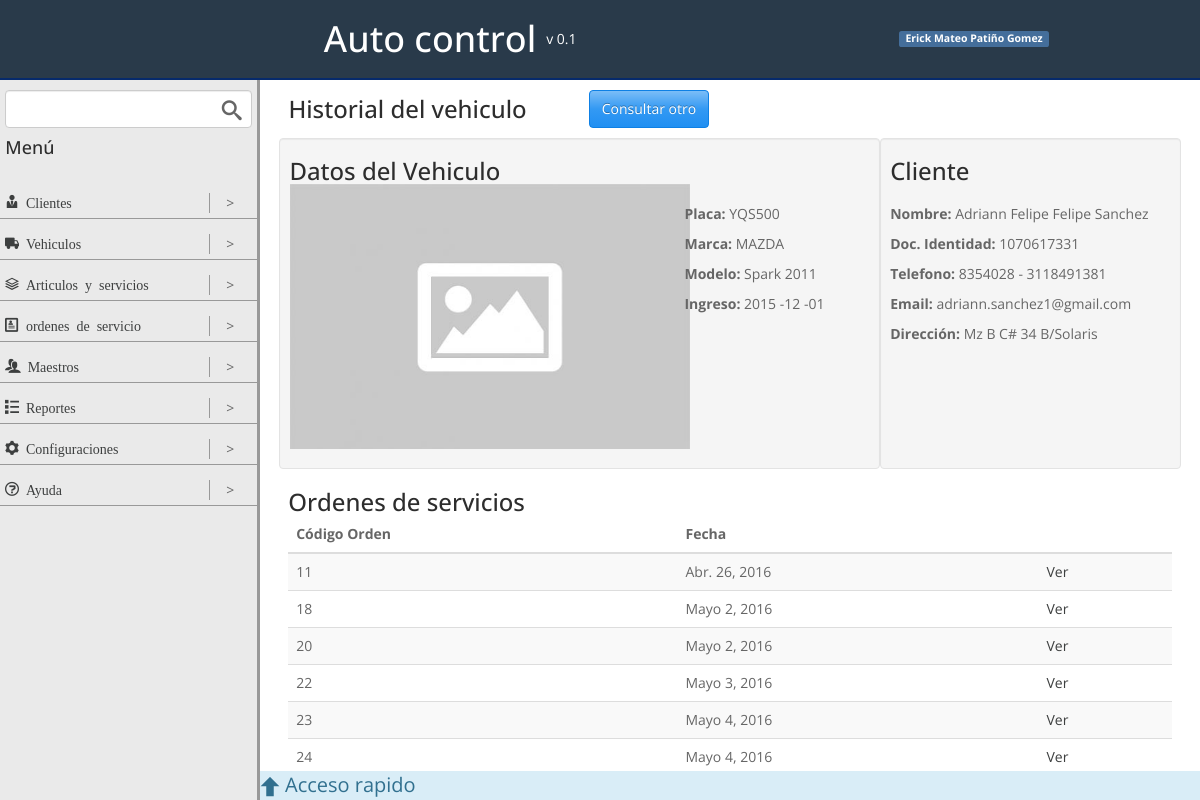
The page /historial/YQS500/ on the database its author committed.
### vehiculos/models.py (models this page shows, shortened)
class vehiculoModel(models.Model):
	placa = models.CharField(max_length=10, primary_key=True, null=False, blank=False)
	cilindraje = models.IntegerField(null=True, blank=True)
	marca = models.ForeignKey(MarcaModel, null=True, blank=True)
	tipo = models.ForeignKey(tipoVehiculoModel, null=True, blank=True)
	cliente = models.ForeignKey(clienteModel, null=False, blank=False)
	foto = models.ImageField(upload_to = 'img/vehiculo/', default = 'img/none.jpg')

class MarcaModel(models.Model):
	marca = models.CharField(max_length=50)
	def __str__(self):
		return u'%s' % (self.marca)

### clientes/models.py (models this page shows, shortened)
class clienteModel(models.Model):
	nombre = models.CharField(max_length=35)
	apellido = models.CharField(max_length=35)
	documento = models.CharField(max_length=20)
	telefono = models.CharField(max_length=20, blank=True, null=True)
	celular = models.CharField(max_length=50)
	direccion = models.CharField(max_length=50, blank=True, null=True)
	email = models.EmailField(blank=True, null=True)
	def __str__(self):
		return u'%s %s' % (self.nombre, self.apellido)

### ordenes_servicios/models.py (models this page shows, shortened)
class ordenServicioModel(models.Model):
	vehiculo = models.ForeignKey(vehiculoModel,null=False,blank=False)
	fecha = models.DateField(null=False,blank=False,default=datetime.now)
	state = models.PositiveIntegerField(default = 1)

### vehiculos/views.py (the view)
# urls.py: url(r'^historial/(?P<pk>[\w\-]+)/$', vehiculoDetail.as_view(), name = 'detail_vehiculo'),
class vehiculoDetail(DetailView):
	template_name = 'detail_vehiculo.html'
	model = vehiculoModel
	context_object_name = 'vehiculo'
	def get_context_data(self, **kwargs):
		context = super(vehiculoDetail, self).get_context_data(**kwargs)
		context["ordenes_servicios"] = self.get_ordenes_servicios()
		return context
	def get_ordenes_servicios(self):
		vehiculo = self.object
		ordenesServicios = ordenServicioModel.objects.filter(vehiculo=vehiculo)
		return ordenesServicios

### vehiculos/templates/detail_vehiculo.html (shortened to what this page needs)
{% extends "base.html" %}
{% load staticfiles %}
{% block contentViewTitle %}
	<div class="col-4">
		<h3>Historial del vehiculo</h3>
	</div>
	<div class="col-8">
		<a href="{% url 'historial' %}" class="btn btn-info">Consultar otro</a>
	</div>
{% endblock contentViewTitle %}
{% block content %}
	<div class="row">
		<div class="well col-8">
			<h3>Datos del Vehiculo</h3>
			<div class="row">
				<div class="col-8">
					<figure>
						<img src="{% static vehiculo.foto %}" width="400px">
					</figure>
				</div>
				<div class="col-4">
					<br>
					<p><strong>Placa: </strong>{{ vehiculo.placa }}</p>
					<p><strong>Marca: </strong>{{ vehiculo.marca }}</p>
					<p><strong>Modelo:</strong> Spark 2011</p>
					<p><strong>Ingreso:</strong> 2015 -12 -01</p>
				</div>
			</div>
		</div>
		<div class="well col-4">
			<h3>Cliente</h3>
			<br>
			<p><strong>Nombre: </strong>{{ vehiculo.cliente }} </p>
			<p><strong>Doc. Identidad: </strong>{{ vehiculo.cliente.documento}}</p>
			<p><strong>Telefono: </strong>{{ vehiculo.cliente.telefono }} - {{ vehiculo.cliente.celular }}</p>
			<p><strong>Email: </strong>{{ vehiculo.cliente.email }}</p>
			<p><strong>Dirección: </strong>{{ vehiculo.cliente.direccion }}</p>
		</div>
	</div>
	<h3>Ordenes de servicios</h3>
	{% if ordenes_servicios %}
		<table class="table table-striped table-hover ">
			<thead>
				<tr>
					<th>Código Orden</th>
					<th>Fecha</th>
					<th></th>
				</tr>
			</thead>
			<tbody>
				{% for orden in ordenes_servicios %}
						<tr>
							<td>{{ orden.id }}</td>
							<td>{{ orden.fecha }}</td>
							<td>
								<a href="{% url 'detalle_orden_servicio' orden.pk %}" target="_blank">
									Ver
								</a>
							</td>
						</tr>
				{% endfor %}
			</tbody>
		</table>
	{% else %}
	<div class="alert alert-info" role="alert">
		<h4 class="icon-notification">&nbsp;Este auto aún no tiene ordenes de servicio</h4>
	</div>
	{% endif %}
{% endblock content %}

### static/css/styles.css (style rules this page uses)
.row { box-sizing:border-box;display:-webkit-flex;display:-ms-flexbox;display:-webkit-box;display:flex;-webkit-flex:0 1 auto;-ms-flex:0 1 auto;-webkit-box-flex:0;flex:0 1 auto;-webkit-flex-direction:row;-ms-flex-direction:row;-webkit-box-orient:horizontal;-webkit-box-direction:normal;flex-direction:row;-webkit-flex-wrap:wrap;-ms-flex-wrap:wrap;flex-wrap:wrap;margin-right:-1%;margin-left:-1% }
.col-0,.col-1,.col-2,.col-3,.col-4,.col-5,.col-6,.col-7,.col-8,.col-9,.col-10,.col-11,.col-12 { box-sizing:border-box;-webkit-flex:0 0 auto;-ms-flex:0 0 auto;-webkit-box-flex:0;flex:0 0 auto;padding-right:1%;padding-left:1% }
.col-4 { -ms-flex-preferred-size:33.333%;-webkit-flex-basis:33.333%;flex-basis:33.333%;max-width:33.333% }
.col-8 { -ms-flex-preferred-size:66.667%;-webkit-flex-basis:66.667%;flex-basis:66.667%;max-width:66.667% }
html,body { height:100% }
h1,h2,h3,h4 { margin:0 }
a { color:#3d3f3f;text-decoration:none }

### static/css/timeTo.css (style rules this page uses)
figure, figcaption { display: block; }

### rows shown on the page
vehiculoModel: foto (placeholder picture), placa "YQS500", marca "MAZDA", cliente "Adriann Felipe Felipe Sanchez", cliente.documento "1070617331", cliente.telefono "8354028", cliente.celular "3118491381", cliente.email "adriann.sanchez1@gmail.com", cliente.direccion "Mz B C# 34 B/Solaris"
ordenServicioModel: id "11", fecha "Abr. 26, 2016"
ordenServicioModel: id "18", fecha "Mayo 2, 2016"
ordenServicioModel: id "20", fecha "Mayo 2, 2016"
ordenServicioModel: id "22", fecha "Mayo 3, 2016"
ordenServicioModel: id "23", fecha "Mayo 4, 2016"
ordenServicioModel: id "24", fecha "Mayo 4, 2016"
